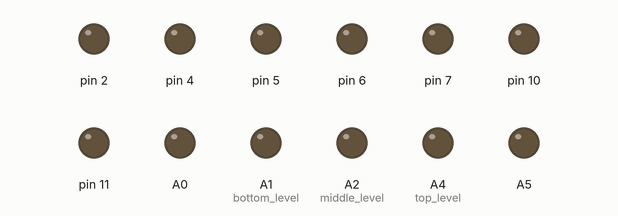
Recording of a sketch running on a simulated Arduino Uno, built with avr-gcc and run on an emulated ATmega328P. Shown: output pins drawn as LEDs (lit = HIGH).

Above: at 0.2 s.
At 0.7 s:
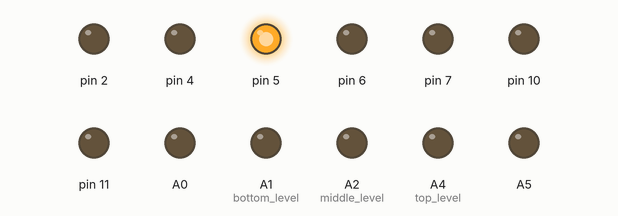
At 1.3 s:
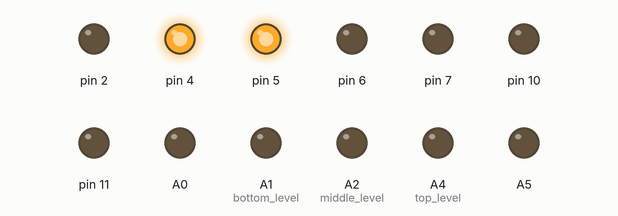
At 2.4 s:
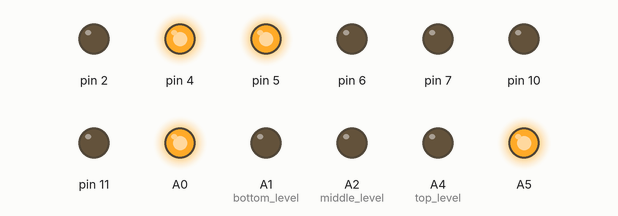
At 3.5 s:
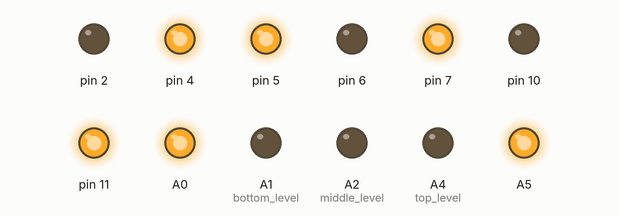
At 4.6 s:
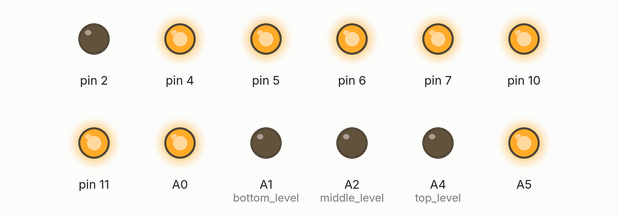
Timing chart, 0 to 6.4 s (numbered marks = the images above):
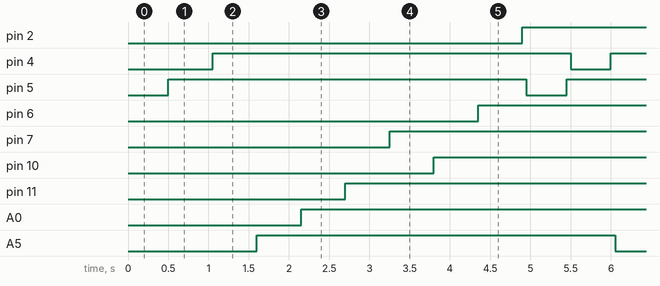

Measured:
- by itself, pin 2, pin 4–7, pin 10, pin 11, A0, A5: alternates HIGH for 4.5 s and LOW for 0.50 s

The sketch:

sprial.ino
```cpp
void setup() {
   pinMode(2, OUTPUT);
   pinMode(4, OUTPUT);
   pinMode(5, OUTPUT);
   pinMode(6, OUTPUT);
   pinMode(7, OUTPUT);
   pinMode(10, OUTPUT);
   pinMode(A5, OUTPUT);
   pinMode(A0, OUTPUT);
   pinMode(11, OUTPUT);
   pinMode(A4, OUTPUT);//top level
   pinMode(A2, OUTPUT);//middle level
   pinMode(A1, OUTPUT);// bottom level
}

void loop() {


  digitalWrite(5, LOW);
    delay(500);
  digitalWrite(5, HIGH);
    delay(50);

  digitalWrite(4, LOW);
    delay(500);
  digitalWrite(4, HIGH);
    delay(50);

   digitalWrite(A5, LOW);
    delay(500);
  digitalWrite(A5, HIGH);
    delay(50);

  digitalWrite(A0, LOW);
    delay(500);
  digitalWrite(A0, HIGH);
    delay(50);

  digitalWrite(11, LOW);
    delay(500);
  digitalWrite(11, HIGH);
    delay(50);

  digitalWrite(7, LOW);
    delay(500);
  digitalWrite(7, HIGH);
    delay(50);

  digitalWrite(10, LOW);
    delay(500);
  digitalWrite(10, HIGH);
    delay(50);

  digitalWrite(6, LOW);
    delay(500);
  digitalWrite(6, HIGH);
    delay(50);

 digitalWrite(2, LOW);
    delay(500);
 digitalWrite(2, HIGH);
    delay(50);

}
```
